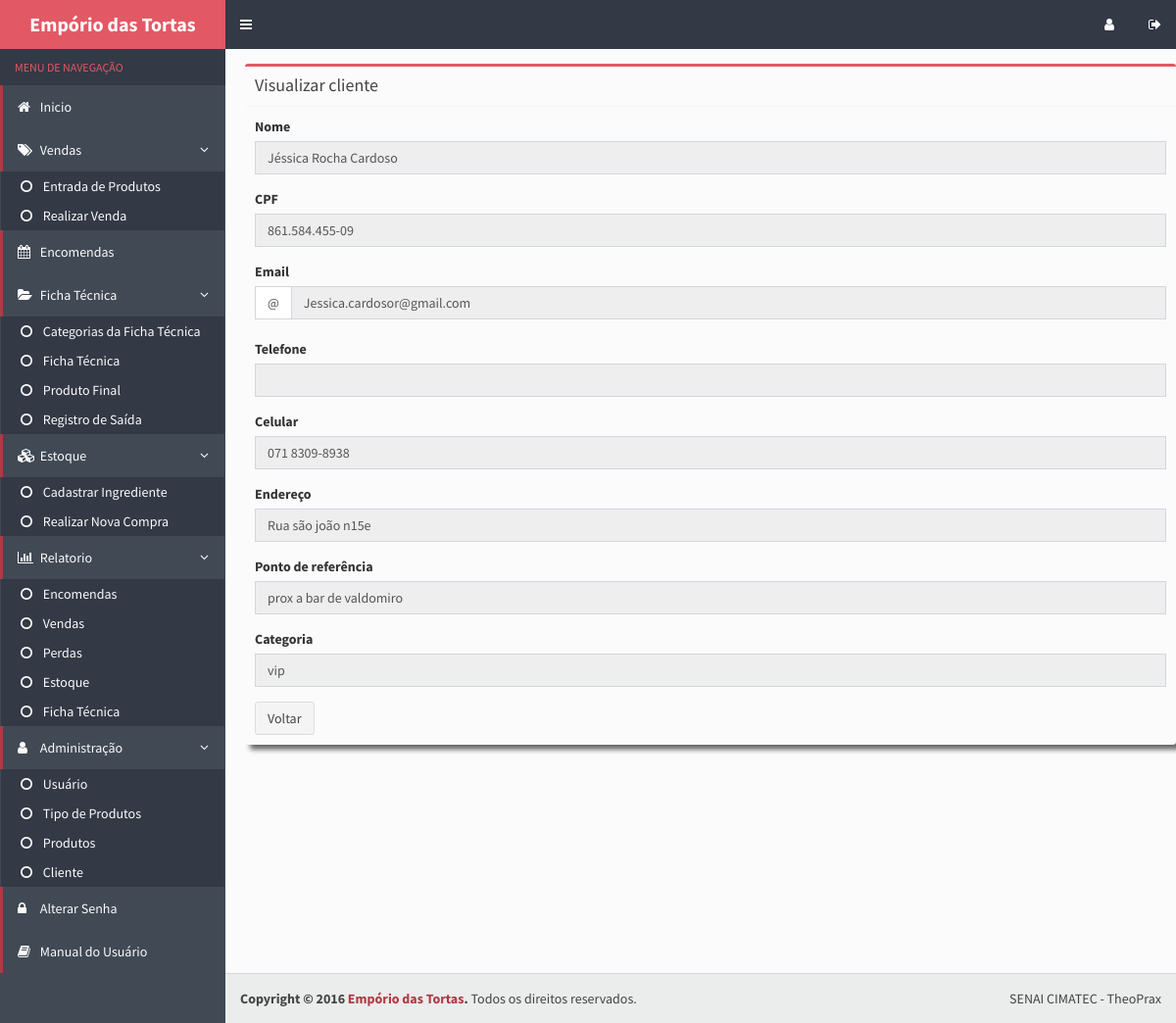
The app's page /DAO/visualizar_cliente.php?id=1 with its own data.
### tables this page shows
CREATE TABLE IF NOT EXISTS `clientes` (
  `cod_cliente` int(11) NOT NULL AUTO_INCREMENT,
  `nome` varchar(100) NOT NULL,
  `cpf` varchar(14) NOT NULL,
  `email` varchar(150) DEFAULT NULL,
  `telefone` varchar(15) DEFAULT NULL,
  `endereco` varchar(400) DEFAULT NULL,
  `cnpj` varchar(19) NOT NULL,
  `celular` varchar(15) DEFAULT NULL,
  `whats` enum('f','t') NOT NULL DEFAULT 'f',
  `ponto_referencia` varchar(100) NOT NULL,
  `categoria_cliente` varchar(30) NOT NULL,
  PRIMARY KEY (`cod_cliente`),
  UNIQUE KEY `cpf_2` (`cpf`),
  UNIQUE KEY `cpf` (`cpf`,`email`)
);

### DAO/visualizar_cliente.php (the view, shortened to what this page needs)
<?php
    $id = null;
    if ( !empty($_GET['id'])) {
        $id = $_REQUEST['id'];
    }
    if ( null==$id ) {
        header("Location: ../index.php");
    } else {
        $pdo = Database::connect();
        $pdo->setAttribute(PDO::ATTR_ERRMODE, PDO::ERRMODE_EXCEPTION);
        $sql = "SELECT * FROM clientes where cod_cliente = ?";
        $q = $pdo->prepare($sql);
        $q->execute(array($id));
        $data = $q->fetch(PDO::FETCH_ASSOC);
    }
?>
<!DOCTYPE html>
<html>
  <head>
    <link rel="stylesheet" href="../bootstrap/css/bootstrap.css">
    <link rel="stylesheet" href="https://maxcdn.bootstrapcdn.com/font-awesome/4.4.0/css/font-awesome.min.css">
    <link rel="stylesheet" href="https://code.ionicframework.com/ionicons/2.0.1/css/ionicons.min.css">
    <link rel="stylesheet" href="../dist/css/AdminLTE.css">
    <link rel="stylesheet" href="../dist/css/skins/skin-blue.css">
  </head>
  <body class="hold-transition skin-blue sidebar-mini">
    <div class="wrapper">
      <?php include_once("includes/header.php") ?>
      <?php include_once("includes/menu.php") ?>
      <div class="content-wrapper">
        <section class="content">
          <div class="row">
              <div class="box box-warning">
                <div class="form">
                  <div class="box-header with-border">
                  <h3 class="box-title">Visualizar cliente</h3>
                  </div>
                  <div class="box-body">
                    <div class="form-group">
                      <label>Nome</label>
                      <input type="text" class="form-control" disabled="yes" name="nome" placeholder="Nome" value="<?php echo $data['nome'];?>">
                    </div>
                    <div class="form-group">
                      <label>CPF</label>
                      <input type="text" class="form-control" disabled="yes" name="cpf" id="cpf" onblur="javascript: validarCPF(this.value);" onkeypress="javascript: mascara(this, cpf_mask);"  maxlength="14" value="<?php echo $data['cpf'];?>" />
                    </div>
                    <label>Email</label>
                    <div class="input-group">
                      <span class="input-group-addon">@</span>
                      <input type="text" class="form-control"  disabled="yes" id="inputGroupSuccess2" aria-describedby="inputGroupSuccess2Status" name="email" required="required" placeholder="Email" value="<?php echo $data['email'];?>">
                    </div>
                    <div class="form-group">
                      <label>Telefone</label>
                      <input type="tel" class="form-control" name="telefone" maxlength="13" OnKeyPress="formatar('## #####-####', this)" disabled="yes" value="<?php echo $data['telefone'];?>">
                    </div>
                    <div class="form-group">
                      <label>Celular</label>
                      <input type="tel" class="form-control" disabled="yes" name="celular" maxlength="13" OnKeyPress="formatar('## #####-####', this)" value="<?php echo $data['celular'];?>">
                    </div>
                    <div class="form-group">
                      <label>Endereço</label>
                      <input type="text" class="form-control" name="endereco" disabled="yes" value="<?php echo $data['endereco'];?>">
                    </div>
                    <div class="form-group">
                      <label>Ponto de referência</label>
                      <input type="text" class="form-control" name="ponto_referencia" disabled="yes" placeholder="Ponto de referência" value="<?php echo $data['ponto_referencia'];?>">
                    </div>
                    <div class="form-group">
                      <label>Categoria</label>
                      <input type="text" class="form-control" disabled="yes" value="<?php echo $data['categoria_cliente']; ?>">
                    </div>
                    <a class="btn btn-default" href="../cliente.php">Voltar</a>
                  </div>
                </div>
              </div>
            </div>
        </section>
      </div>
      <?php include_once("includes/footer.php") ?>
  </body>
</html>

### records on screen
clientes: nome "Jéssica Rocha Cardoso", cpf "861.584.455-09", email "Jessica.cardosor@gmail.com", celular "071 8309-8938", endereco "Rua são joão n15e", ponto_referencia "prox a bar de valdomiro", categoria_cliente "vip"
